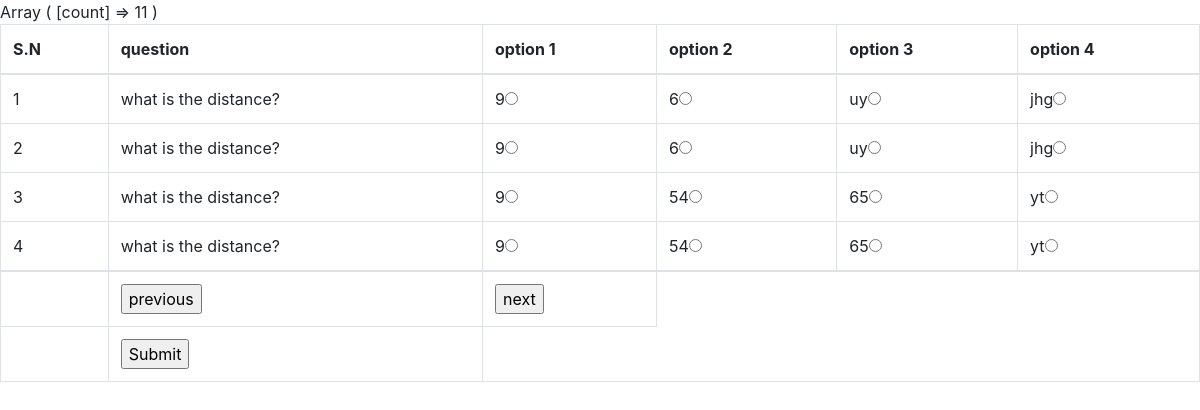
Page /index.php/registercontroller/exam_new on the committed database.
### tables this page shows
CREATE TABLE `questions` (
  `sn` int(11) NOT NULL,
  `question` varchar(200) NOT NULL,
  `option1` varchar(100) NOT NULL,
  `option2` varchar(100) NOT NULL,
  `option3` varchar(100) NOT NULL,
  `option4` varchar(100) NOT NULL,
  `marks` int(10) NOT NULL,
  `negativemarks` int(10) NOT NULL,
  `answer` varchar(20) NOT NULL
);

### application/controllers/Registercontroller.php (called while the page is built, shortened)
<?php
class Registercontroller extends CI_Controller {
	 public function __construct()
    {
        $this->load->library('session');
        $this->load->model('Addin');
        $this->load->model('Getrows');
    }
    public function exam_new()
    {
       $this->load->view('takeexam');
    }
}

### index.php (called while the page is built, shortened)
<?php
require_once BASEPATH.'core/CodeIgniter.php';

### application/views/takeexam.php (the view, shortened to what this page needs)
<!doctype html>
<html lang="en">
  <head>
    <link rel="stylesheet" href="https://maxcdn.bootstrapcdn.com/bootstrap/4.0.0/css/bootstrap.min.css">
    <link rel="stylesheet" type="text/css" href="//cdn.datatables.net/1.11.3/css/jquery.dataTables.min.css">
  </head>
  <body>
<table id="myTable" class="table table-bordered">
    <thead>
        <tr>
            <th>S.N</th>
            <th>question</th>
            <th>option 1</th>
            <th>option 2</th>
            <th>option 3</th>
            <th>option 4</th>
        </tr>
    </thead>
    <tbody>
      <?php
$i=5;
      $this->db->where(array('sn <'=>$i));
      $questions = $this->db->get('questions')->result();?>
    <?php $count = $this->db->query("select count(*) as count from questions ")->result_array();
               print_r($count[0]);?>
                <?php echo form_open('checkboxcontroller/addanswer')?>
        <?php
        foreach($questions as $question)
        { ?>
        <tr>
            <td><?php echo $question->sn ?></td>
            <td><?php echo $question->question ?></td>
            <td><?php echo $question->option1 ?><input type="radio" name="checkbox<?php echo $question->sn ?>"  value="option1" /></td>
            <td><?php echo $question->option2 ?><input type="radio"  name="checkbox<?php echo $question->sn ?>" value="option2" /></td>
            <td><?php echo $question->option3 ?><input type="radio"  name="checkbox<?php echo $question->sn ?>" value="option3" /></td>
            <td><?php echo $question->option4 ?><input type="radio" name="checkbox<?php echo $question->sn ?>" value="option4" /></td>
        </tr>
    <?php } ?>
    </tbody>
    <tr>
        <td></td>
        <td><input type="button" name="" value="previous"> </td>
         <td><input type="button" name="" value="next" onclick="function increment()"> </td>
    </tr>
    <tr>
        <td></td>
        <td><input type="submit" name=""></td>
    </tr>
</table>
  </body>
</html>

### rows in the picture
questions: sn "1", question "what is the distance?", option1 "9", option2 "6", option3 "uy", option4 "jhg"
questions: sn "2", question "what is the distance?", option1 "9", option2 "6", option3 "uy", option4 "jhg"
questions: sn "3", question "what is the distance?", option1 "9", option2 "54", option3 "65", option4 "yt"
questions: sn "4", question "what is the distance?", option1 "9", option2 "54", option3 "65", option4 "yt"
